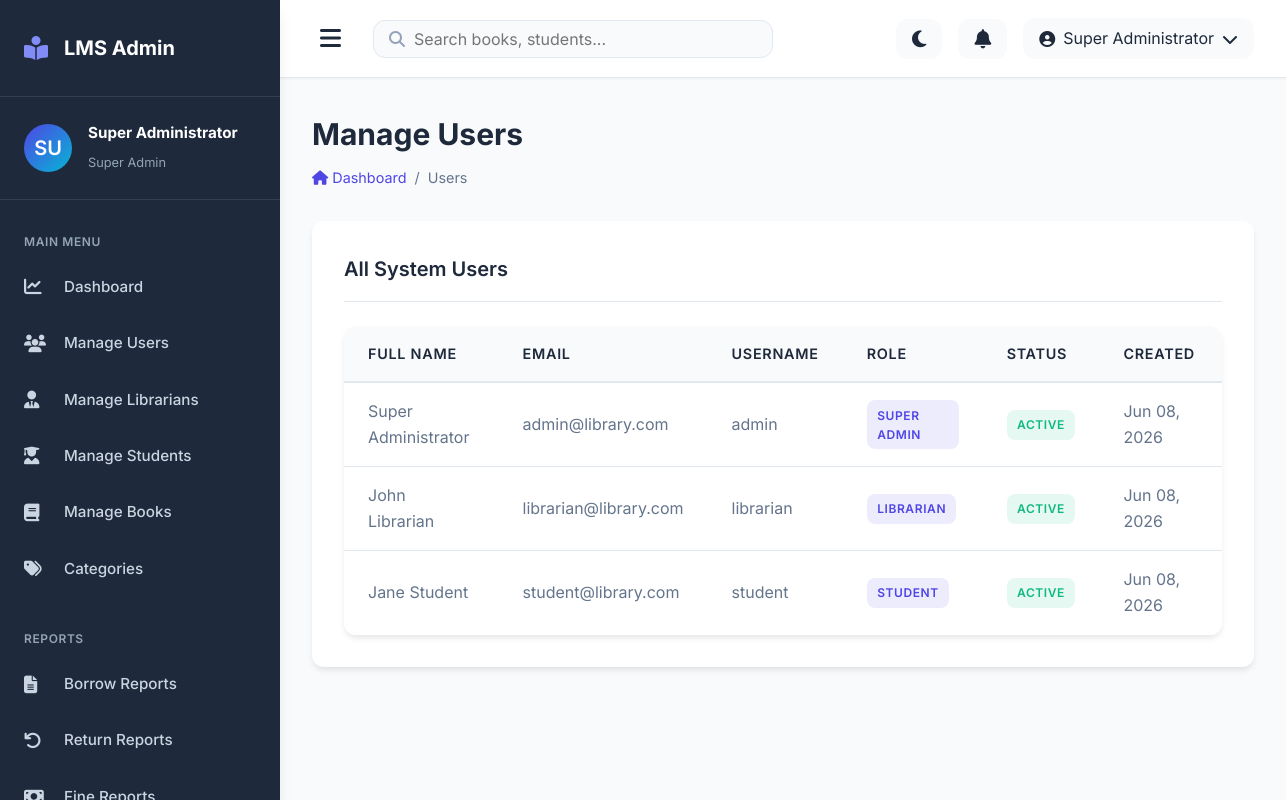
The page /admin/users.php (signed in) on the database its author committed.
### tables this page shows
CREATE TABLE users (
    id INT PRIMARY KEY AUTO_INCREMENT,
    full_name VARCHAR(100) NOT NULL,
    email VARCHAR(100) UNIQUE NOT NULL,
    username VARCHAR(50) UNIQUE NOT NULL,
    password VARCHAR(255) NOT NULL,
    role ENUM('super_admin', 'librarian', 'student') NOT NULL,
    status ENUM('active', 'inactive') DEFAULT 'active',
    created_at TIMESTAMP DEFAULT CURRENT_TIMESTAMP,
    updated_at TIMESTAMP DEFAULT CURRENT_TIMESTAMP ON UPDATE CURRENT_TIMESTAMP
);

### config/config.php (called while the page is built, shortened)
<?php
function formatDate($date, $format = 'Y-m-d') {
    return date($format, strtotime($date));
}

### admin/users.php (the view, shortened to what this page needs)
<?php
require_once '../config/config.php';
include '../includes/header.php';
include '../includes/sidebar_admin.php';
?>
<div class="main-content">
    <?php include '../includes/navbar.php'; ?>
    <div class="content">
        <div class="page-header">
            <h1 class="page-title">Manage Users</h1>
            <div class="breadcrumb">
                <a href="<?php echo SITE_URL; ?>/admin/dashboard.php"><i class="fas fa-home"></i> Dashboard</a>
                <span>/</span><span>Users</span>
            </div>
        </div>
        <div class="card">
            <div class="card-header">
                <h3 class="card-title">All System Users</h3>
            </div>
            <div class="card-body">
                <?php
                try {
                    $db = getDB();
                    $stmt = $db->query("SELECT * FROM users ORDER BY created_at DESC");
                    $users = $stmt->fetchAll();
                ?>
                <div class="table-container">
                    <table class="table">
                        <thead>
                            <tr>
                                <th>Full Name</th>
                                <th>Email</th>
                                <th>Username</th>
                                <th>Role</th>
                                <th>Status</th>
                                <th>Created</th>
                            </tr>
                        </thead>
                        <tbody>
                            <?php foreach ($users as $user): ?>
                            <tr>
                                <td><?php echo htmlspecialchars($user['full_name']); ?></td>
                                <td><?php echo htmlspecialchars($user['email']); ?></td>
                                <td><?php echo htmlspecialchars($user['username']); ?></td>
                                <td><span class="badge badge-primary"><?php echo str_replace('_', ' ', $user['role']); ?></span></td>
                                <td><span class="badge badge-<?php echo $user['status'] == 'active' ? 'success' : 'danger'; ?>"><?php echo $user['status']; ?></span></td>
                                <td><?php echo formatDate($user['created_at'], 'M d, Y'); ?></td>
                            </tr>
                            <?php endforeach; ?>
                        </tbody>
                    </table>
                </div>
                <?php } catch (PDOException $e) { echo '<p>Error loading users.</p>'; } ?>
            </div>
        </div>
    </div>
</div>
<?php include '../includes/footer.php'; ?>

### assets/css/style.css (style rules this page uses)
:root { --primary-color: #4f46e5; --primary-dark: #4338ca; --primary-light: #818cf8; --secondary-color: #06b6d4; --success-color: #10b981; --danger-color: #ef4444; --warning-color: #f59e0b; --info-color: #3b82f6; --bg-color: #f8fafc; --surface-color: #ffffff; --text-primary: #1e293b; --text-secondary: #64748b; --text-muted: #94a3b8; --border-color: #e2e8f0; --sidebar-bg: #1e293b; --sidebar-text: #cbd5e1; --sidebar-hover: #334155; --sidebar-active: #4f46e5; --shadow-sm: 0 1px 2px 0 rgba(0, 0, 0, 0.05); --shadow-md: 0 4px 6px -1px rgba(0, 0, 0, 0.1); --shadow-lg: 0 10px 15px -3px rgba(0, 0, 0, 0.1); --shadow-xl: 0 20px 25px -5px rgba(0, 0, 0, 0.1); --spacing-xs: 0.25rem; --spacing-sm: 0.5rem; --spacing-md: 1rem; --spacing-lg: 1.5rem; --spacing-xl: 2rem; --spacing-2xl: 3rem; --radius-sm: 0.25rem; --radius-md: 0.5rem; --radius-lg: 0.75rem; --radius-xl: 1rem; --transition-fast: 150ms ease-in-out; --transition-normal: 300ms ease-in-out; --transition-slow: 500ms ease-in-out; }
* { margin: 0; padding: 0; box-sizing: border-box; }
html { font-size: 16px; scroll-behavior: smooth; }
body { font-family: 'Inter', 'Segoe UI', Tahoma, Geneva, Verdana, sans-serif; background-color: var(--bg-color); color: var(--text-primary); line-height: 1.6; transition: background-color var(--transition-normal); overflow-x: hidden; }
a { text-decoration: none; color: inherit; transition: color var(--transition-fast); }
.main-content { flex: 1; margin-left: 280px; transition: margin-left var(--transition-normal); }
.content { padding: var(--spacing-xl); }
.page-header { margin-bottom: var(--spacing-xl); }
.page-title { font-size: 1.875rem; font-weight: 700; color: var(--text-primary); margin-bottom: var(--spacing-sm); }
.breadcrumb { display: flex; align-items: center; gap: var(--spacing-sm); color: var(--text-secondary); font-size: 0.9rem; }
.breadcrumb a { color: var(--primary-color); }
.card { background-color: var(--surface-color); border-radius: var(--radius-lg); box-shadow: var(--shadow-md); padding: var(--spacing-xl); margin-bottom: var(--spacing-lg); transition: all var(--transition-fast); }
.card-header { display: flex; align-items: center; justify-content: space-between; margin-bottom: var(--spacing-lg); padding-bottom: var(--spacing-md); border-bottom: 1px solid var(--border-color); }
.card-title { font-size: 1.25rem; font-weight: 600; color: var(--text-primary); }
.card-body { color: var(--text-secondary); }
.table-container { overflow-x: auto; border-radius: var(--radius-lg); box-shadow: var(--shadow-md); }
.table { width: 100%; border-collapse: collapse; background-color: var(--surface-color); }
.table thead { background-color: var(--bg-color); }
.table th { padding: var(--spacing-md) var(--spacing-lg); text-align: left; font-weight: 600; color: var(--text-primary); font-size: 0.9rem; text-transform: uppercase; letter-spacing: 0.05em; border-bottom: 2px solid var(--border-color); }
.table td { padding: var(--spacing-md) var(--spacing-lg); color: var(--text-secondary); border-bottom: 1px solid var(--border-color); }
.table tbody tr { transition: background-color var(--transition-fast); }
.table tbody tr:last-child td { border-bottom: none; }
.badge { display: inline-block; padding: 0.35rem 0.65rem; font-size: 0.75rem; font-weight: 600; border-radius: var(--radius-md); text-transform: uppercase; letter-spacing: 0.05em; }
.badge-primary { background-color: rgba(79, 70, 229, 0.1); color: var(--primary-color); }
.badge-success { background-color: rgba(16, 185, 129, 0.1); color: var(--success-color); }

### rows shown on the page
users: full_name "Super Administrator", email "admin@library.com", username "admin", role "SUPER ADMIN", status "ACTIVE", created_at "Jun 08, 2026"
users: full_name "John Librarian", email "librarian@library.com", username "librarian", role "LIBRARIAN", status "ACTIVE", created_at "Jun 08, 2026"
users: full_name "Jane Student", email "student@library.com", username "student", role "STUDENT", status "ACTIVE", created_at "Jun 08, 2026"

### other values the page prints
$userInitials "SU"
$currentUser['full_name'] "Super Administrator"
str_replace('_', ' ', $currentUser['role']) "Super Admin"
